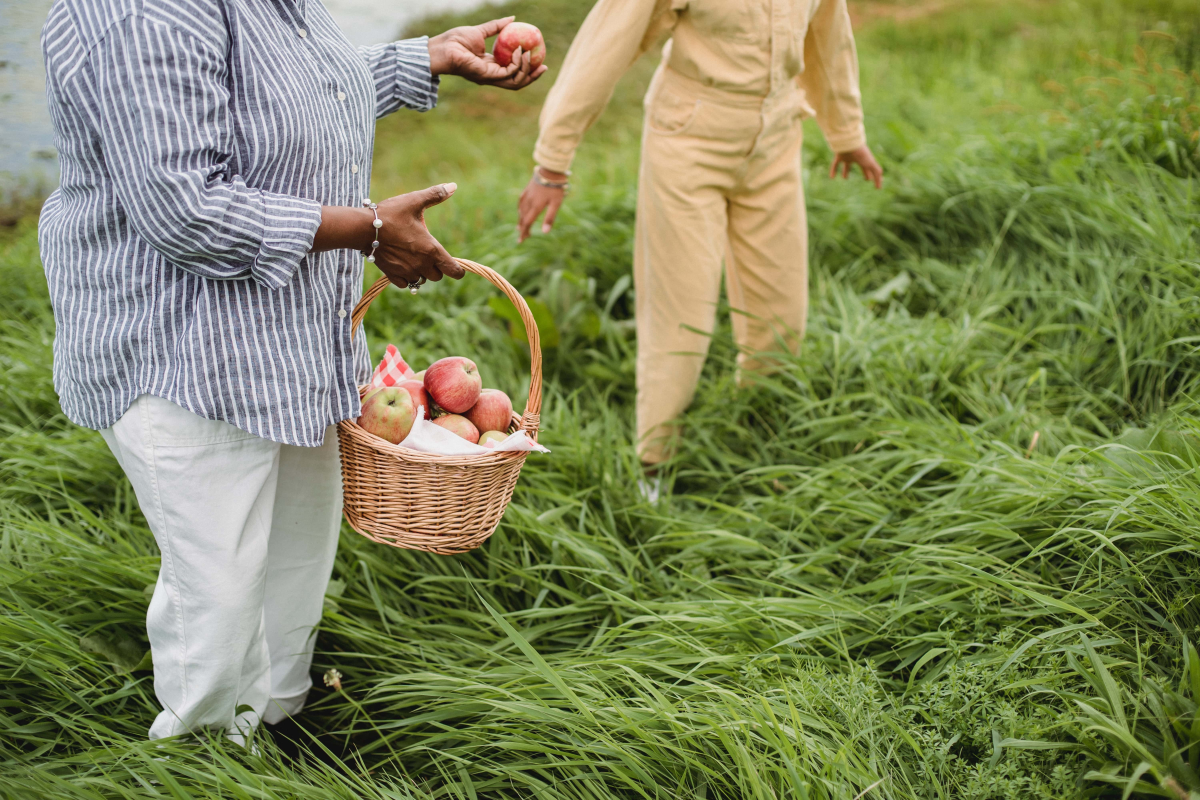
#> input picture Yusuf Samaila/python-task/farmer.jpg, 6000 x 4000 px (shown at 1/5 size)
$ python Hello.py   (older library calls are emulated)
#> lines starting #> are read from the running program, lines starting #| are printed output that depends on the picture
from PIL import Image

basewidth = 300
img = Image.open('farmer.jpg')
#> img is the input picture: PIL image 6000x4000 RGB; mean R, G, B 127.2, 134.4, 88.3
wpercent = (basewidth / float(img.size[0]))
#> wpercent = 0.05
hsize = int((float(img.size[1]) * float(wpercent)))
#> hsize = 200
img = img.resize((basewidth, hsize), Image.ANTIALIAS)
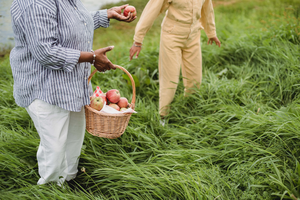
#> img: PIL image 300x200 RGB; mean R, G, B 127.2, 134.4, 88.3
img.save('resized_image.jpg')


#To run this code go to your terminal and type
#python Hello.py
#Change the image path too if you need to test with another image.
